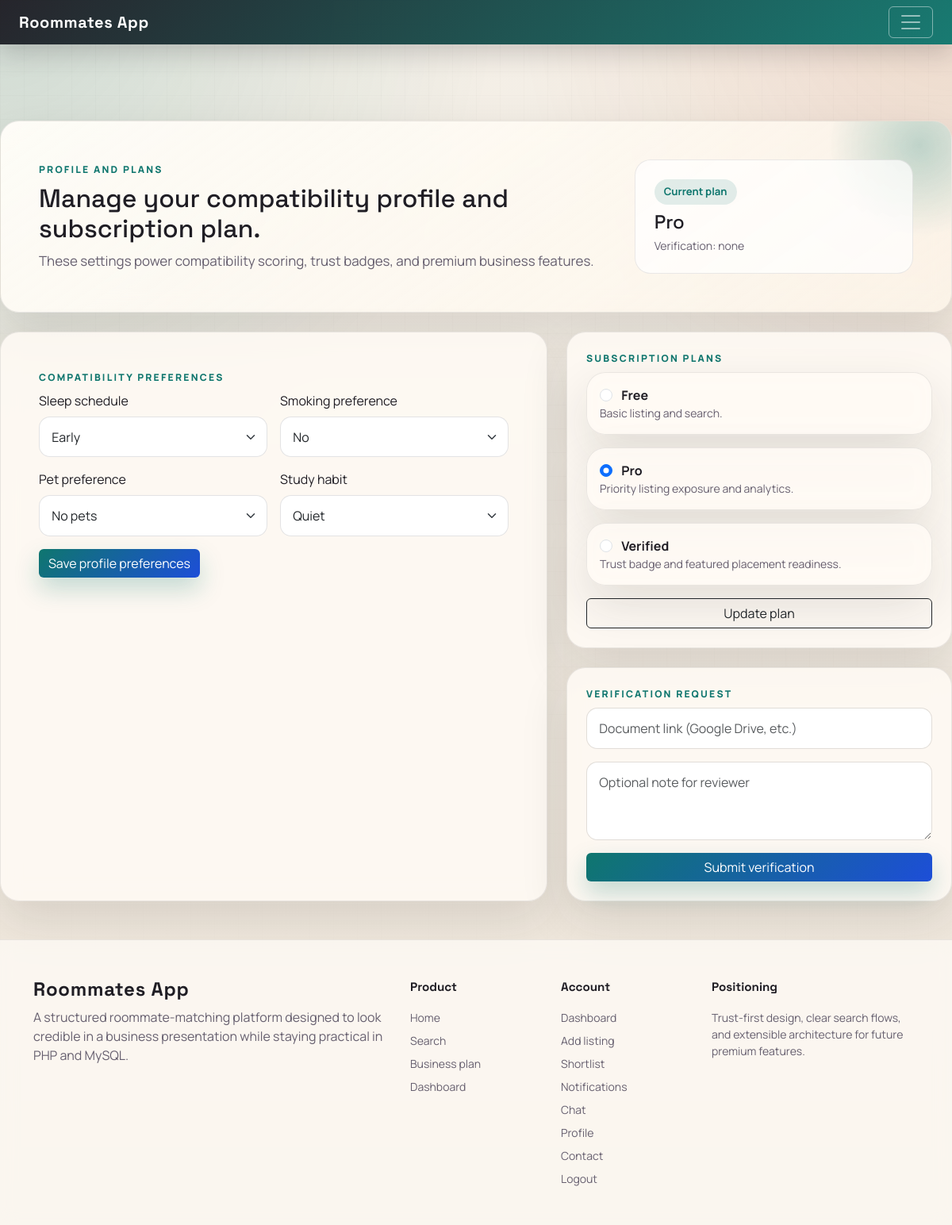
The app's page /profile.php (signed in) with its own data.
### tables this page shows
CREATE TABLE IF NOT EXISTS users (
    id INT AUTO_INCREMENT PRIMARY KEY,
    name VARCHAR(100) NOT NULL,
    email VARCHAR(100) NOT NULL UNIQUE,
    password VARCHAR(255) NOT NULL,
    age INT NOT NULL,
    gender VARCHAR(20) NOT NULL,
    city VARCHAR(100) NOT NULL,
    plan_tier ENUM('free', 'pro', 'verified') NOT NULL DEFAULT 'free',
    verification_status ENUM('none', 'pending', 'verified', 'rejected') NOT NULL DEFAULT 'none',
    sleep_schedule ENUM('early', 'late', 'flexible') DEFAULT 'flexible',
    smoking_preference ENUM('no', 'yes', 'occasionally') DEFAULT 'no',
    pet_preference ENUM('no_pets', 'pets_ok', 'pet_owner') DEFAULT 'no_pets',
    study_habit ENUM('quiet', 'moderate', 'social') DEFAULT 'moderate',
    created_at TIMESTAMP DEFAULT CURRENT_TIMESTAMP
);

### php/functions.php (called while the page is built, shortened)
<?php
function e(string $value): string
{
    return htmlspecialchars($value, ENT_QUOTES, 'UTF-8');
}

### profile.php (the view, shortened to what this page needs)
<?php
require_once __DIR__ . '/php/functions.php';
$userStmt = $pdo->prepare('SELECT id, name, email, city, plan_tier, verification_status, sleep_schedule, smoking_preference, pet_preference, study_habit FROM users WHERE id = ? LIMIT 1');
$userStmt->execute([current_user_id()]);
$user = $userStmt->fetch();
require_once __DIR__ . '/partials/header.php';
?>
<section class="hero-panel p-4 p-lg-5 mb-4">
  <div class="row g-4 align-items-center position-relative" style="z-index: 1;">
    <div class="col-lg-8">
      <div class="section-kicker mb-2">Profile and plans</div>
      <h1 class="h2 mb-2">Manage your compatibility profile and subscription plan.</h1>
      <p class="lead-copy mb-0">These settings power compatibility scoring, trust badges, and premium business features.</p>
    </div>
    <div class="col-lg-4">
      <div class="card-soft p-4">
        <div class="badge-soft mb-2">Current plan</div>
        <h2 class="h4 mb-1 text-capitalize"><?= e((string)$user['plan_tier']) ?></h2>
        <div class="small copy-muted">Verification: <?= e((string)$user['verification_status']) ?></div>
      </div>
    </div>
  </div>
</section>
<div class="row g-4">
  <div class="col-lg-7">
    <div class="surface-card p-4 p-lg-5 h-100">
      <div class="section-kicker mb-2">Compatibility preferences</div>
      <form method="post" action="php/update_profile.php" class="row g-3">
        <div class="col-md-6">
          <label class="form-label" for="sleep_schedule">Sleep schedule</label>
          <select id="sleep_schedule" name="sleep_schedule" class="form-select" required>
            <option value="early" <?= $user['sleep_schedule'] === 'early' ? 'selected' : '' ?>>Early</option>
          </select>
        </div>
        <div class="col-md-6">
          <label class="form-label" for="smoking_preference">Smoking preference</label>
          <select id="smoking_preference" name="smoking_preference" class="form-select" required>
            <option value="no" <?= $user['smoking_preference'] === 'no' ? 'selected' : '' ?>>No</option>
          </select>
        </div>
        <div class="col-md-6">
          <label class="form-label" for="pet_preference">Pet preference</label>
          <select id="pet_preference" name="pet_preference" class="form-select" required>
            <option value="no_pets" <?= $user['pet_preference'] === 'no_pets' ? 'selected' : '' ?>>No pets</option>
          </select>
        </div>
        <div class="col-md-6">
          <label class="form-label" for="study_habit">Study habit</label>
          <select id="study_habit" name="study_habit" class="form-select" required>
            <option value="quiet" <?= $user['study_habit'] === 'quiet' ? 'selected' : '' ?>>Quiet</option>
          </select>
        </div>
        <div class="col-12">
          <button class="btn btn-accent" type="submit">Save profile preferences</button>
        </div>
      </form>
    </div>
  </div>
  <div class="col-lg-5">
    <div class="surface-card p-4 mb-4">
      <div class="section-kicker mb-2">Subscription plans</div>
      <form method="post" action="php/change_plan.php" class="d-grid gap-3">
        <div class="feature-card p-3">
          <input type="radio" class="form-check-input me-2" name="plan_tier" value="free" id="planFree" <?= $user['plan_tier'] === 'free' ? 'checked' : '' ?>>
          <label for="planFree" class="fw-bold">Free</label>
          <p class="small copy-muted mb-0">Basic listing and search.</p>
        </div>
        <div class="feature-card p-3">
          <input type="radio" class="form-check-input me-2" name="plan_tier" value="pro" id="planPro" <?= $user['plan_tier'] === 'pro' ? 'checked' : '' ?>>
          <label for="planPro" class="fw-bold">Pro</label>
          <p class="small copy-muted mb-0">Priority listing exposure and analytics.</p>
        </div>
        <div class="feature-card p-3">
          <input type="radio" class="form-check-input me-2" name="plan_tier" value="verified" id="planVerified" <?= $user['plan_tier'] === 'verified' ? 'checked' : '' ?>>
          <label for="planVerified" class="fw-bold">Verified</label>
          <p class="small copy-muted mb-0">Trust badge and featured placement readiness.</p>
        </div>
        <button type="submit" class="btn btn-outline-dark">Update plan</button>
      </form>
    </div>
    <div class="surface-card p-4">
      <div class="section-kicker mb-2">Verification request</div>
      <form method="post" action="php/verification_request_action.php" class="d-grid gap-3">
        <input type="url" class="form-control" name="document_url" placeholder="Document link (Google Drive, etc.)" required>
        <textarea class="form-control" name="note" rows="3" placeholder="Optional note for reviewer"></textarea>
        <button type="submit" class="btn btn-accent">Submit verification</button>
      </form>
    </div>
  </div>
</div>
<?php require_once __DIR__ . '/partials/footer.php'; ?>

### assets/css/styles.css (style rules this page uses)
:root { --bg: #f4efe7; --bg-alt: #efe6da; --surface: rgba(255, 251, 245, 0.86); --surface-strong: #fffdf8; --ink: #1f1d24; --muted: #665f6f; --accent: #0f766e; --accent-2: #c2410c; --accent-3: #7c3aed; --border: rgba(31, 29, 36, 0.09); --shadow: 0 24px 60px rgba(31, 29, 36, 0.12); }
html, body { min-height: 100%; }
body { font-family: 'Manrope', sans-serif; color: var(--ink); background: radial-gradient(circle at top left, rgba(15, 118, 110, 0.16), transparent 32%), radial-gradient(circle at top right, rgba(194, 65, 12, 0.12), transparent 28%), linear-gradient(180deg, var(--bg) 0%, var(--bg-alt) 100%); }
body::before { content: ''; position: fixed; inset: 0; pointer-events: none; background-image: linear-gradient(rgba(31, 29, 36, 0.025) 1px, transparent 1px), linear-gradient(90deg, rgba(31, 29, 36, 0.025) 1px, transparent 1px); background-size: 30px 30px; mask-image: linear-gradient(180deg, rgba(0, 0, 0, 0.8), transparent 88%); z-index: -1; }
h1, h2, h3, h4, .brand-mark, .display-font { font-family: 'Space Grotesk', sans-serif; }
.surface-card, .hero-panel, .metric-card, .listing-card, .feature-card, .contact-card { background: var(--surface); backdrop-filter: blur(12px); border: 1px solid var(--border); border-radius: 24px; box-shadow: var(--shadow); }
.hero-panel { position: relative; overflow: hidden; background: linear-gradient(145deg, rgba(255, 253, 248, 0.96), rgba(255, 247, 235, 0.72)); }
.hero-panel::after { content: ''; position: absolute; width: 240px; height: 240px; border-radius: 50%; right: -80px; top: -90px; background: radial-gradient(circle, rgba(15, 118, 110, 0.26) 0%, rgba(15, 118, 110, 0) 68%); }
.section-kicker { text-transform: uppercase; letter-spacing: 0.18em; font-size: 0.76rem; color: var(--accent); font-weight: 800; }
.lead-copy { color: var(--muted); font-size: 1.06rem; }
.btn-accent { background: linear-gradient(135deg, var(--accent), #1d4ed8); border: none; color: white; box-shadow: 0 14px 30px rgba(15, 118, 110, 0.25); }
.form-control, .form-select { border-radius: 14px; border-color: rgba(31, 29, 36, 0.12); padding: 0.8rem 0.95rem; }
.listing-card, .feature-card, .contact-card { transition: transform 180ms ease, box-shadow 180ms ease; }
.badge-soft { display: inline-flex; align-items: center; gap: 0.35rem; padding: 0.38rem 0.75rem; border-radius: 999px; background: rgba(15, 118, 110, 0.12); color: var(--accent); font-weight: 700; font-size: 0.82rem; }
.copy-muted { color: var(--muted); }
.card-soft { border: 1px solid var(--border); border-radius: 20px; background: rgba(255, 255, 255, 0.7); }
@media (prefers-reduced-motion: no-preference) { .hero-panel, .surface-card, .metric-card, .listing-card, .feature-card, .contact-card { animation: fadeRise 420ms ease both; } }

### records on screen
users: plan_tier "Pro", verification_status "none", sleep_schedule "Early", smoking_preference "No", pet_preference "No pets", study_habit "Quiet", plan_tier "☐ Free", plan_tier "☑ Pro", plan_tier "☐ Verified"
